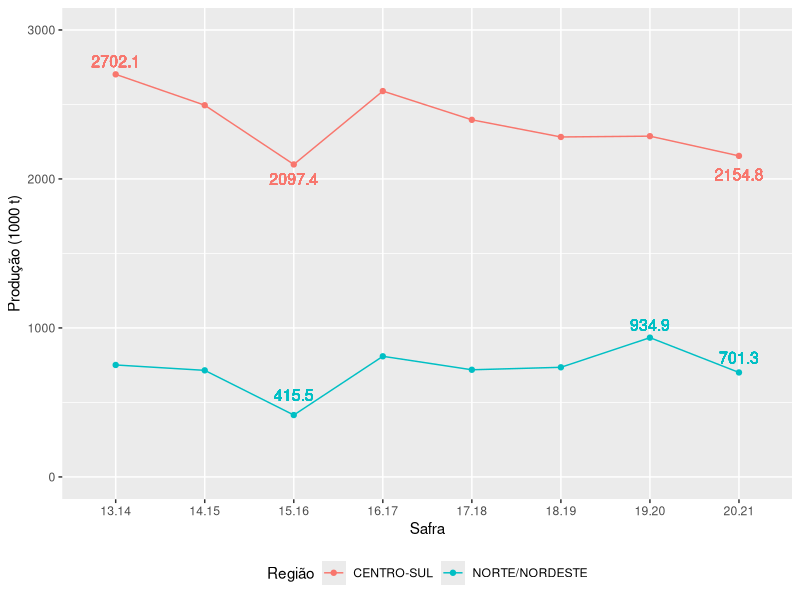

Here is the R script that generated this plot:
library(ggplot2)
library(tidyr)
library(stringr)

feijao <- read.csv2("../DATA/CONAB/feijao.csv")

feijao_long <- pivot_longer(data = feijao, 
                           cols = c(starts_with("Safra")), names_to = "Safra")

feijao_long$Safra <- str_replace(string = feijao_long$Safra, 
                                pattern = "Safra.", 
                                replacement = "")

ggplot(feijao_long, aes(x = Safra, y = value, group = reg, colour = reg))  + 
  geom_point() + 
  geom_line() +
  geom_text(aes(x = 1, y = 2790, label= 2702.1),                  
            color="#F8766D", 
            size=4) +
  geom_text(aes(x = 3, y = 2000, label= 2097.4),                  
            color="#F8766D", 
            size=4) +
  geom_text(aes(x = 8, y = 2030, label= 2154.8),                  
            color="#F8766D", 
            size=4) +
  geom_text(aes(x = 3, y = 550, label= 415.5),                  
            color="#00BFC4", 
            size=4) +
  geom_text(aes(x = 7, y = 1020, label= 934.9),                 
            color="#00BFC4", 
            size=4) +
  geom_text(aes(x = 8, y = 800, label= 701.3),                 
            color="#00BFC4", 
            size=4) +
  labs(x = "Safra", y = "Produção (1000 t)") +
  ylim(c(0, 3000)) + 
  guides(colour = guide_legend(title = "Região")) +
  theme(legend.position = "bottom")
